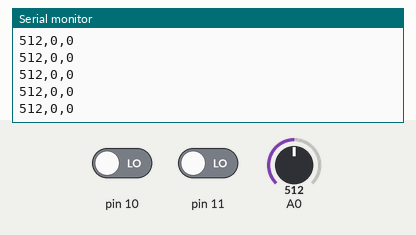
Bench run of a sketch on a simulated Arduino Uno, built with avr-gcc and run on an emulated ATmega328P. Parts: the last lines printed to the serial monitor. Inputs (shaded band) come from the test bench; at power-on: A0 = 512, pin 10 LOW, pin 11 LOW.

Above: at 1.2 s.
1.3 s: A0 set to 987
At 2.0 s:
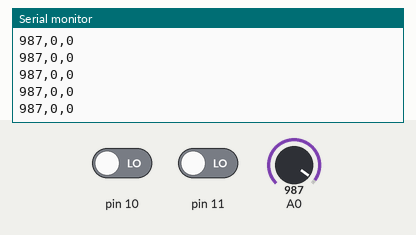
4.3 s: A0 set to 1009
At 4.8 s:
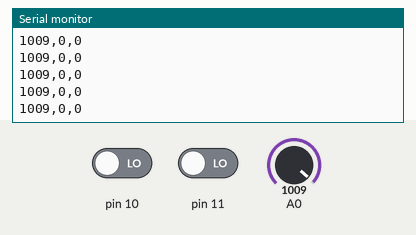
Timing chart, 0 to 7.3 s (numbered marks = the images above; inputs shaded):
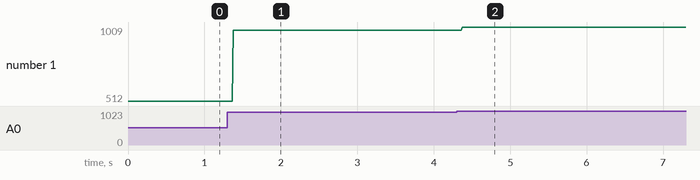

Measured:
- after the input at 1.3 s, the serial monitor: prints a new line after 0.08 s (image 1)
- after the input at 4.3 s, the serial monitor: prints a new line after 0.07 s (image 2)
- plotted number 1: 512 → 987 after the input at 1.3 s, 987 → 1009 after the input at 4.3 s

The sketch:

bluetooth.ino
```cpp
String cmd;

void setup() {
  Serial.begin(9600);
  pinMode(10,INPUT);
  pinMode(11,INPUT);
}

void loop() {

 Serial.print(analogRead(A0));
 Serial.print(",");
 Serial.print(digitalRead(10));
  Serial.print(",");
 Serial.println(digitalRead(11));


}
```
